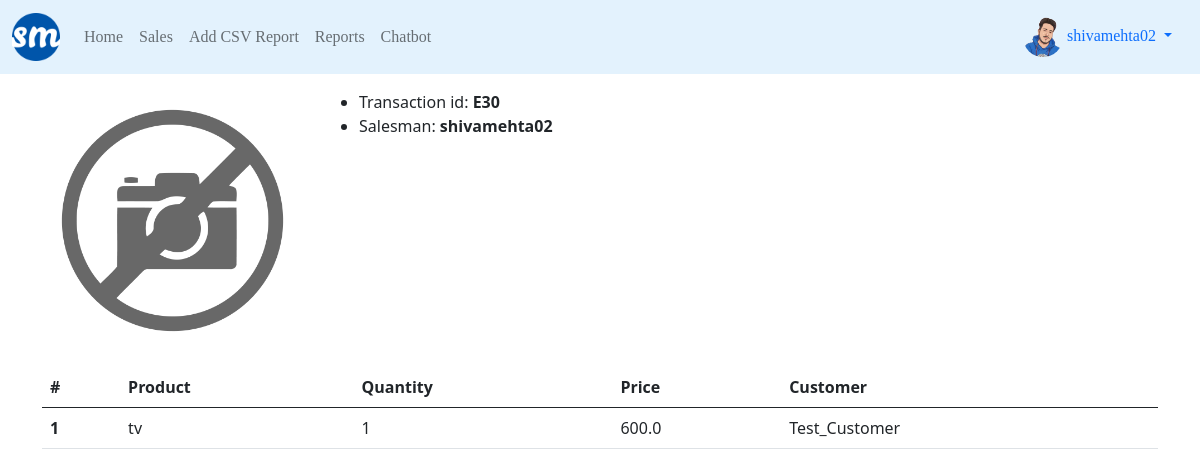
The app's page /sales/41/ (signed in), older data.
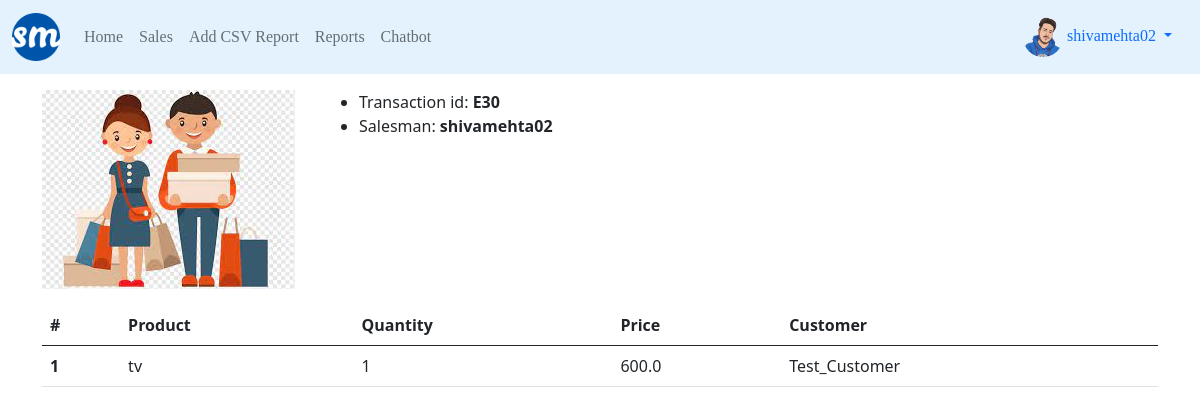
The same page, newer data.
### sales/models.py (models this page shows, shortened)
class Sale(models.Model):
    transaction_id = models.CharField(max_length=12, blank=True)
    positions = models.ManyToManyField(Position)
    total_price = models.FloatField(blank=True, null=True)
    customer = models.ForeignKey(Customer, on_delete=models.CASCADE)
    salesman = models.ForeignKey(Profile, on_delete=models.CASCADE)
    created = models.DateTimeField(blank=True)
    updated = models.DateTimeField(auto_now=True)
    def get_positions(self):
        return self.positions.all()

### customers/models.py (models this page shows, shortened)
class Customer(models.Model):
    name = models.CharField(max_length=120)
    logo = models.ImageField(upload_to='customers', default= 'no_picture.png')

### profiles/models.py (models this page shows, shortened)
class Profile(models.Model):
    user = models.OneToOneField(User,on_delete=models.CASCADE)
    bio = models.TextField(default='no bio...')
    avatar = models.ImageField(upload_to= 'avatars',default = 'no_picture.png')
    created = models.DateTimeField(auto_now_add=True)
    updtaed = models.DateTimeField(auto_now= True)

### sales/views.py (the view)
# urls.py: path('sales/<pk>/', sale_detail_view, name='detail'),
@login_required
def sale_detail_view(request,pk):
    obj = Sale.objects.get(pk = pk)
    return render(request, 'sales/detail.html',{'object':obj})

### sales/models.py (called while the page is built)
    def get_sales_customer(self):
        sale_obj = self.sale_set.first()
        return sale_obj.customer.name

### sales/templates/sales/detail.html (shortened to what this page needs)
{% extends 'base.html' %}
{% block content %}
    <div class ="row mt-3 mb-3">
            <div class ="col-3">
                <img src="{{object.customer.logo.url}}" class="img-fluid" alt="{{obj.customer.name}}">
            </div>
            <div class ="col-9">
                <ul>
                    <li>Transaction id: <b>{{object.transaction_id}}</b>
                    <li>Salesman: <b>{{object.salesman.user.username}}</b>
                </ul>
            </div>
    </div>
<table class="table">
  <thead>
    <tr>
      <th scope="col">#</th>
      <th scope="col">Product</th>
      <th scope="col">Quantity</th>
      <th scope="col">Price</th>
      <th scope="col">Customer</th>
    </tr>
  </thead>
  <tbody>
  {% for pos in object.get_positions %}
    <tr>
            <th scope="row">{{forloop.counter}}</th>
            <td>{{pos.product.name}}</td>
            <td>{{pos.quantity}}</td>
            <td>{{pos.price}}</td>
            <td>{{pos.get_sales_customer}}</td>
    </tr>
  {% endfor %}
  </tbody>
</table>
{% endblock content %}

Row changes from the older to the newer data that the page shows:
changed through a linked row, Sale "shivamehta02": customer.logo: picture added in place of a placeholder
